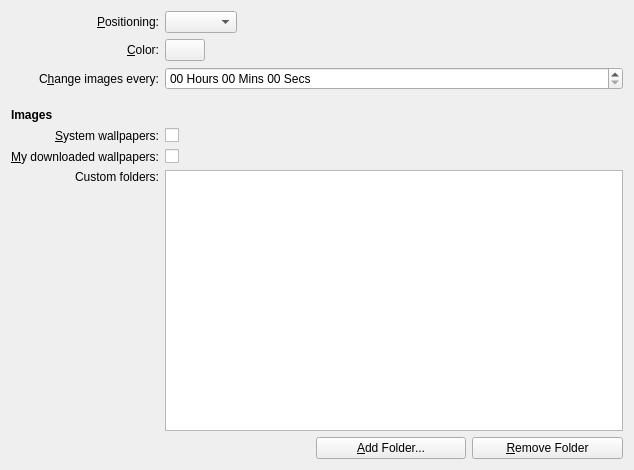
<?xml version="1.0" encoding="UTF-8"?>
<ui version="4.0">
 <class>SlideshowConfig</class>
 <widget class="QWidget" name="SlideshowConfig">
  <property name="geometry">
   <rect>
    <x>0</x>
    <y>0</y>
    <width>634</width>
    <height>470</height>
   </rect>
  </property>
  <layout class="QGridLayout" name="gridLayout">
   <item row="0" column="0">
    <widget class="QLabel" name="label_4">
     <property name="text">
      <string>&amp;Positioning:</string>
     </property>
     <property name="alignment">
      <set>Qt::AlignRight|Qt::AlignTrailing|Qt::AlignVCenter</set>
     </property>
     <property name="buddy">
      <cstring>m_resizeMethod</cstring>
     </property>
    </widget>
   </item>
   <item row="0" column="1">
    <layout class="QHBoxLayout" name="horizontalLayout">
     <item>
      <widget class="QComboBox" name="m_resizeMethod">
       <property name="sizePolicy">
        <sizepolicy hsizetype="Preferred" vsizetype="Fixed">
         <horstretch>0</horstretch>
         <verstretch>0</verstretch>
        </sizepolicy>
       </property>
      </widget>
     </item>
     <item>
      <spacer name="horizontalSpacer_2">
       <property name="orientation">
        <enum>Qt::Horizontal</enum>
       </property>
       <property name="sizeHint" stdset="0">
        <size>
         <width>40</width>
         <height>20</height>
        </size>
       </property>
      </spacer>
     </item>
    </layout>
   </item>
   <item row="1" column="0">
    <widget class="QLabel" name="label_5">
     <property name="text">
      <string>&amp;Color:</string>
     </property>
     <property name="alignment">
      <set>Qt::AlignRight|Qt::AlignTrailing|Qt::AlignVCenter</set>
     </property>
     <property name="buddy">
      <cstring>m_color</cstring>
     </property>
    </widget>
   </item>
   <item row="1" column="1">
    <layout class="QHBoxLayout" name="horizontalLayout_3">
     <item>
      <widget class="KColorButton" name="m_color">
       <property name="toolTip">
        <string>Change wallpaper frame color</string>
       </property>
       <property name="whatsThis">
        <string>Change the color of the frame that it may be visible when the wallpaper is centered or scaled with the same proportions.</string>
       </property>
       <property name="color">
        <color>
         <red>70</red>
         <green>90</green>
         <blue>130</blue>
        </color>
       </property>
       <property name="defaultColor">
        <color>
         <red>70</red>
         <green>90</green>
         <blue>130</blue>
        </color>
       </property>
      </widget>
     </item>
     <item>
      <spacer name="horizontalSpacer_3">
       <property name="orientation">
        <enum>Qt::Horizontal</enum>
       </property>
       <property name="sizeHint" stdset="0">
        <size>
         <width>325</width>
         <height>20</height>
        </size>
       </property>
      </spacer>
     </item>
    </layout>
   </item>
   <item row="2" column="0">
    <widget class="QLabel" name="label_2">
     <property name="sizePolicy">
      <sizepolicy hsizetype="Minimum" vsizetype="Preferred">
       <horstretch>0</horstretch>
       <verstretch>0</verstretch>
      </sizepolicy>
     </property>
     <property name="text">
      <string>C&amp;hange images every:</string>
     </property>
     <property name="alignment">
      <set>Qt::AlignRight|Qt::AlignTrailing|Qt::AlignVCenter</set>
     </property>
     <property name="buddy">
      <cstring>m_slideshowDelay</cstring>
     </property>
    </widget>
   </item>
   <item row="2" column="1">
    <widget class="QDateTimeEdit" name="m_slideshowDelay">
     <property name="dateTime">
      <datetime>
       <hour>0</hour>
       <minute>0</minute>
       <second>0</second>
       <year>2000</year>
       <month>1</month>
       <day>1</day>
      </datetime>
     </property>
     <property name="time">
      <time>
       <hour>0</hour>
       <minute>0</minute>
       <second>0</second>
      </time>
     </property>
     <property name="currentSection">
      <enum>QDateTimeEdit::HourSection</enum>
     </property>
     <property name="displayFormat">
      <string comment="(qtdt-format) Please do not change the quotes (') and translate only the content of the quotes.">hh 'Hours' mm 'Mins' ss 'Secs'</string>
     </property>
    </widget>
   </item>
   <item row="3" column="0">
    <spacer name="verticalSpacer">
     <property name="orientation">
      <enum>Qt::Vertical</enum>
     </property>
     <property name="sizeType">
      <enum>QSizePolicy::Fixed</enum>
     </property>
     <property name="sizeHint" stdset="0">
      <size>
       <width>20</width>
       <height>12</height>
      </size>
     </property>
    </spacer>
   </item>
   <item row="4" column="0">
    <widget class="QLabel" name="label_6">
     <property name="text">
      <string>&lt;b&gt;Images&lt;/b&gt;</string>
     </property>
    </widget>
   </item>
   <item row="5" column="0">
    <widget class="QLabel" name="label">
     <property name="text">
      <string>&amp;System wallpapers:</string>
     </property>
     <property name="alignment">
      <set>Qt::AlignRight|Qt::AlignTrailing|Qt::AlignVCenter</set>
     </property>
     <property name="buddy">
      <cstring>m_systemCheckBox</cstring>
     </property>
    </widget>
   </item>
   <item row="5" column="1">
    <widget class="QCheckBox" name="m_systemCheckBox">
     <property name="toolTip">
      <string>Use system-installed wallpapers in slideshow</string>
     </property>
     <property name="text">
      <string/>
     </property>
     <property name="checked">
      <bool>false</bool>
     </property>
    </widget>
   </item>
   <item row="6" column="0">
    <widget class="QLabel" name="label_3">
     <property name="text">
      <string>&amp;My downloaded wallpapers:</string>
     </property>
     <property name="alignment">
      <set>Qt::AlignRight|Qt::AlignTrailing|Qt::AlignVCenter</set>
     </property>
     <property name="buddy">
      <cstring>m_downloadedCheckBox</cstring>
     </property>
    </widget>
   </item>
   <item row="6" column="1">
    <widget class="QCheckBox" name="m_downloadedCheckBox">
     <property name="toolTip">
      <string>Use wallpapers I have downloaded with &quot;Get New Wallpapers...&quot; in slideshow</string>
     </property>
     <property name="text">
      <string/>
     </property>
     <property name="checked">
      <bool>false</bool>
     </property>
    </widget>
   </item>
   <item row="7" column="0">
    <widget class="QLabel" name="label_7">
     <property name="text">
      <string>Custom folders:</string>
     </property>
     <property name="alignment">
      <set>Qt::AlignRight|Qt::AlignTop|Qt::AlignTrailing</set>
     </property>
     <property name="buddy">
      <cstring>m_downloadedCheckBox</cstring>
     </property>
    </widget>
   </item>
   <item row="7" column="1">
    <widget class="KListWidget" name="m_dirlist"/>
   </item>
   <item row="8" column="1">
    <layout class="QHBoxLayout" name="horizontalLayout_2">
     <item>
      <spacer name="horizontalSpacer">
       <property name="orientation">
        <enum>Qt::Horizontal</enum>
       </property>
       <property name="sizeHint" stdset="0">
        <size>
         <width>40</width>
         <height>20</height>
        </size>
       </property>
      </spacer>
     </item>
     <item>
      <widget class="KPushButton" name="m_addDir">
       <property name="sizePolicy">
        <sizepolicy hsizetype="Expanding" vsizetype="Fixed">
         <horstretch>0</horstretch>
         <verstretch>0</verstretch>
        </sizepolicy>
       </property>
       <property name="text">
        <string>&amp;Add Folder...</string>
       </property>
      </widget>
     </item>
     <item>
      <widget class="KPushButton" name="m_removeDir">
       <property name="sizePolicy">
        <sizepolicy hsizetype="Expanding" vsizetype="Fixed">
         <horstretch>0</horstretch>
         <verstretch>0</verstretch>
        </sizepolicy>
       </property>
       <property name="text">
        <string>&amp;Remove Folder</string>
       </property>
      </widget>
     </item>
    </layout>
   </item>
  </layout>
 </widget>
 <customwidgets>
  <customwidget>
   <class>KColorButton</class>
   <extends>QPushButton</extends>
   <header>kcolorbutton.h</header>
  </customwidget>
  <customwidget>
   <class>KPushButton</class>
   <extends>QPushButton</extends>
   <header>kpushbutton.h</header>
  </customwidget>
  <customwidget>
   <class>KListWidget</class>
   <extends>QListWidget</extends>
   <header>klistwidget.h</header>
  </customwidget>
 </customwidgets>
 <tabstops>
  <tabstop>m_resizeMethod</tabstop>
  <tabstop>m_color</tabstop>
  <tabstop>m_slideshowDelay</tabstop>
  <tabstop>m_systemCheckBox</tabstop>
  <tabstop>m_downloadedCheckBox</tabstop>
  <tabstop>m_dirlist</tabstop>
  <tabstop>m_addDir</tabstop>
  <tabstop>m_removeDir</tabstop>
 </tabstops>
 <connections/>
</ui>
